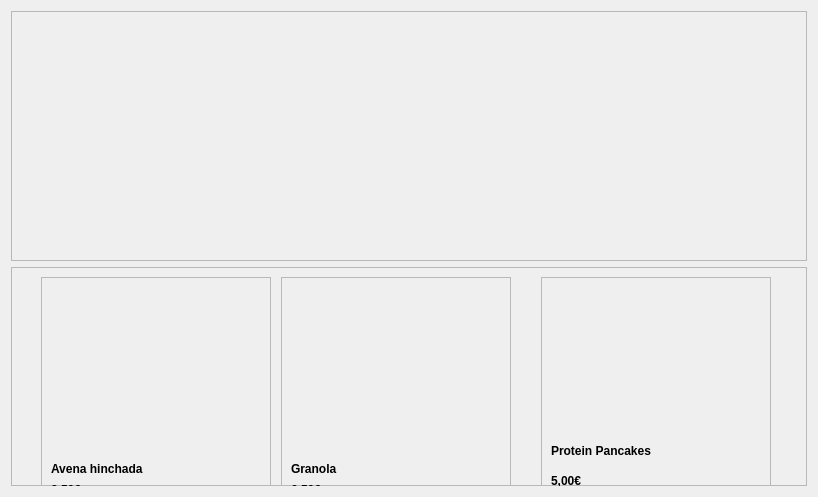
                    <widget class="QWidget" name="scrollAreaWidgetContents_2">
                     <property name="geometry">
                      <rect>
                       <x>0</x>
                       <y>0</y>
                       <width>818</width>
                       <height>497</height>
                      </rect>
                     </property>
                     <layout class="QVBoxLayout" name="verticalLayout_7">
                      <item>
                       <widget class="QFrame" name="frame_desayunosCabecera">
                        <property name="minimumSize">
                         <size>
                          <width>600</width>
                          <height>100</height>
                         </size>
                        </property>
                        <property name="maximumSize">
                         <size>
                          <width>16777215</width>
                          <height>250</height>
                         </size>
                        </property>
                        <property name="frameShape">
                         <enum>QFrame::StyledPanel</enum>
                        </property>
                        <property name="frameShadow">
                         <enum>QFrame::Raised</enum>
                        </property>
                        <layout class="QVBoxLayout" name="verticalLayout_8">
                         <item>
                          <widget class="QLabel" name="label_2">
                           <property name="minimumSize">
                            <size>
                             <width>0</width>
                             <height>250</height>
                            </size>
                           </property>
                           <property name="maximumSize">
                            <size>
                             <width>16777215</width>
                             <height>250</height>
                            </size>
                           </property>
                           <property name="styleSheet">
                            <string notr="true">border-image: url(:/images/z_6.png);</string>
                           </property>
                           <property name="text">
                            <string/>
                           </property>
                          </widget>
                         </item>
                        </layout>
                       </widget>
                      </item>
                      <item>
                       <widget class="QFrame" name="frame_Desayunos2Cuerpo">
                        <property name="minimumSize">
                         <size>
                          <width>0</width>
                          <height>212</height>
                         </size>
                        </property>
                        <property name="styleSheet">
                         <string notr="true">QPushButton{
background-color:   rgba(233,233,232,200);
border-style:solid;
border-width: 1px;
border-color:  rgba(46,82,101,200);

}

QPushButton:hover{
background-color:   rgb(239, 232, 224);
border-top-left-radius: 20px;
border-bottom-left-radius:20px;
color:rgb(0,0,0);
}</string>
                        </property>
                        <property name="frameShape">
                         <enum>QFrame::StyledPanel</enum>
                        </property>
                        <property name="frameShadow">
                         <enum>QFrame::Raised</enum>
                        </property>
                        <widget class="QFrame" name="frame_37">
                         <property name="geometry">
                          <rect>
                           <x>30</x>
                           <y>10</y>
                           <width>230</width>
                           <height>270</height>
                          </rect>
                         </property>
                         <property name="minimumSize">
                          <size>
                           <width>230</width>
                           <height>270</height>
                          </size>
                         </property>
                         <property name="maximumSize">
                          <size>
                           <width>230</width>
                           <height>270</height>
                          </size>
                         </property>
                         <property name="frameShape">
                          <enum>QFrame::StyledPanel</enum>
                         </property>
                         <property name="frameShadow">
                          <enum>QFrame::Raised</enum>
                         </property>
                         <layout class="QVBoxLayout" name="verticalLayout_58">
                          <item>
                           <widget class="QLabel" name="labelm_desayuno1">
                            <property name="minimumSize">
                             <size>
                              <width>200</width>
                              <height>150</height>
                             </size>
                            </property>
                            <property name="maximumSize">
                             <size>
                              <width>200</width>
                              <height>200</height>
                             </size>
                            </property>
                            <property name="styleSheet">
                             <string notr="true">border-image: url(:/images_desayuno/z_desayuno1.jpg);</string>
                            </property>
                            <property name="text">
                             <string/>
                            </property>
                           </widget>
                          </item>
                          <item>
                           <widget class="QLabel" name="label_9">
                            <property name="maximumSize">
                             <size>
                              <width>16777215</width>
                              <height>15</height>
                             </size>
                            </property>
                            <property name="font">
                             <font>
                              <weight>75</weight>
                              <bold>true</bold>
                              <stylestrategy>PreferDefault</stylestrategy>
                             </font>
                            </property>
                            <property name="text">
                             <string>Avena hinchada</string>
                            </property>
                           </widget>
                          </item>
                          <item>
                           <widget class="QLabel" name="precioAvenaHinchada">
                            <property name="maximumSize">
                             <size>
                              <width>16777215</width>
                              <height>15</height>
                             </size>
                            </property>
                            <property name="font">
                             <font>
                              <weight>75</weight>
                              <bold>true</bold>
                              <stylestrategy>PreferDefault</stylestrategy>
                             </font>
                            </property>
                            <property name="text">
                             <string>3,50€</string>
                            </property>
                            <property name="scaledContents">
                             <bool>false</bool>
                            </property>
                           </widget>
                          </item>
                          <item>
                           <widget class="QPushButton" name="botonComprar_1">
                            <property name="minimumSize">
                             <size>
                              <width>200</width>
                              <height>34</height>
                             </size>
                            </property>
                            <property name="text">
                             <string>Comprar</string>
                            </property>
                           </widget>
                          </item>
                         </layout>
                        </widget>
                        <widget class="QFrame" name="frame_38">
                         <property name="geometry">
                          <rect>
                           <x>270</x>
                           <y>10</y>
                           <width>230</width>
                           <height>270</height>
                          </rect>
                         </property>
                         <property name="minimumSize">
                          <size>
                           <width>230</width>
                           <height>270</height>
                          </size>
                         </property>
                         <property name="maximumSize">
                          <size>
                           <width>230</width>
                           <height>270</height>
                          </size>
                         </property>
                         <property name="frameShape">
                          <enum>QFrame::StyledPanel</enum>
                         </property>
                         <property name="frameShadow">
                          <enum>QFrame::Raised</enum>
                         </property>
                         <layout class="QVBoxLayout" name="verticalLayout_59">
                          <item>
                           <widget class="QLabel" name="labelm_desayuno2">
                            <property name="minimumSize">
                             <size>
                              <width>200</width>
                              <height>150</height>
                             </size>
                            </property>
                            <property name="maximumSize">
                             <size>
                              <width>200</width>
                              <height>200</height>
                             </size>
                            </property>
                            <property name="styleSheet">
                             <string notr="true">border-image: url(:/images_desayuno/z_desayuno2.jpg);</string>
                            </property>
                            <property name="text">
                             <string/>
                            </property>
                           </widget>
                          </item>
                          <item>
                           <widget class="QLabel" name="label_10">
                            <property name="maximumSize">
                             <size>
                              <width>16777215</width>
                              <height>15</height>
                             </size>
                            </property>
                            <property name="font">
                             <font>
                              <weight>75</weight>
                              <bold>true</bold>
                              <stylestrategy>PreferDefault</stylestrategy>
                             </font>
                            </property>
                            <property name="text">
                             <string>Granola</string>
                            </property>
                           </widget>
                          </item>
                          <item>
                           <widget class="QLabel" name="label_11">
                            <property name="maximumSize">
                             <size>
                              <width>16777215</width>
                              <height>15</height>
                             </size>
                            </property>
                            <property name="font">
                             <font>
                              <weight>75</weight>
                              <bold>true</bold>
                             </font>
                            </property>
                            <property name="text">
                             <string>6,50€</string>
                            </property>
                           </widget>
                          </item>
                          <item>
                           <widget class="QPushButton" name="botonComprar_2">
                            <property name="minimumSize">
                             <size>
                              <width>200</width>
                              <height>34</height>
                             </size>
                            </property>
                            <property name="text">
                             <string>Comprar</string>
                            </property>
                           </widget>
                          </item>
                         </layout>
                        </widget>
                        <widget class="QFrame" name="frame_39">
                         <property name="geometry">
                          <rect>
                           <x>530</x>
                           <y>10</y>
                           <width>230</width>
                           <height>270</height>
                          </rect>
                         </property>
                         <property name="minimumSize">
                          <size>
                           <width>230</width>
                           <height>270</height>
                          </size>
                         </property>
                         <property name="maximumSize">
                          <size>
                           <width>230</width>
                           <height>270</height>
                          </size>
                         </property>
                         <property name="frameShape">
                          <enum>QFrame::StyledPanel</enum>
                         </property>
                         <property name="frameShadow">
                          <enum>QFrame::Raised</enum>
                         </property>
                         <layout class="QVBoxLayout" name="verticalLayout_60">
                          <item>
                           <widget class="QLabel" name="labelm_desayuno3">
                            <property name="minimumSize">
                             <size>
                              <width>200</width>
                              <height>150</height>
                             </size>
                            </property>
                            <property name="maximumSize">
                             <size>
                              <width>200</width>
                              <height>200</height>
                             </size>
                            </property>
                            <property name="styleSheet">
                             <string notr="true">border-image: url(:/images_desayuno/z_desayuno3.jpg);</string>
                            </property>
                            <property name="text">
                             <string/>
                            </property>
                           </widget>
                          </item>
                          <item>
                           <widget class="QLabel" name="label_13">
                            <property name="maximumSize">
                             <size>
                              <width>16777215</width>
                              <height>15</height>
                             </size>
                            </property>
                            <property name="font">
                             <font>
                              <weight>75</weight>
                              <bold>true</bold>
                              <stylestrategy>PreferDefault</stylestrategy>
                             </font>
                            </property>
                            <property name="text">
                             <string>Protein Pancakes</string>
                            </property>
                           </widget>
                          </item>
                          <item>
                           <widget class="QLabel" name="label_12">
                            <property name="font">
                             <font>
                              <weight>75</weight>
                              <bold>true</bold>
                             </font>
                            </property>
                            <property name="text">
                             <string>5,00€</string>
                            </property>
                           </widget>
                          </item>
                          <item>
                           <widget class="QPushButton" name="botonComprar_3">
                            <property name="minimumSize">
                             <size>
                              <width>200</width>
                              <height>34</height>
                             </size>
                            </property>
                            <property name="text">
                             <string>Comprar</string>
                            </property>
                           </widget>
                          </item>
                         </layout>
                        </widget>
                       </widget>
                      </item>
                     </layout>
                    </widget>
